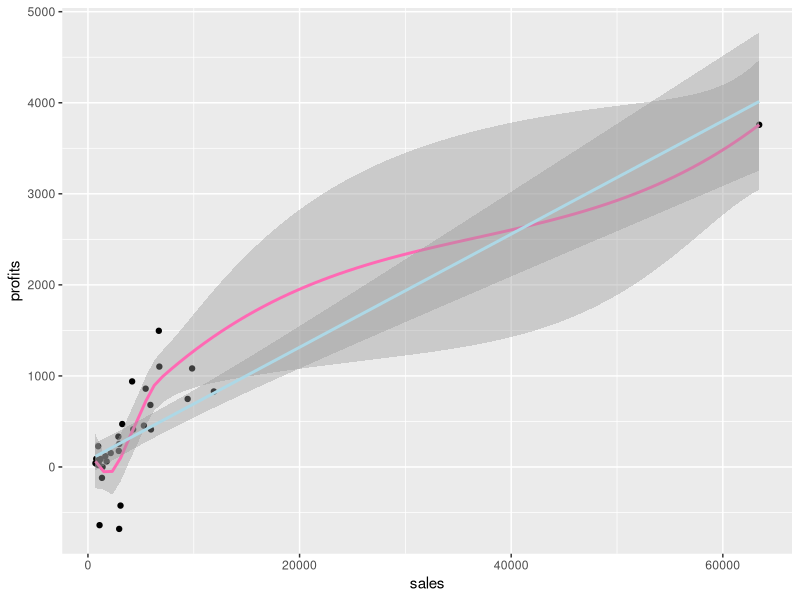
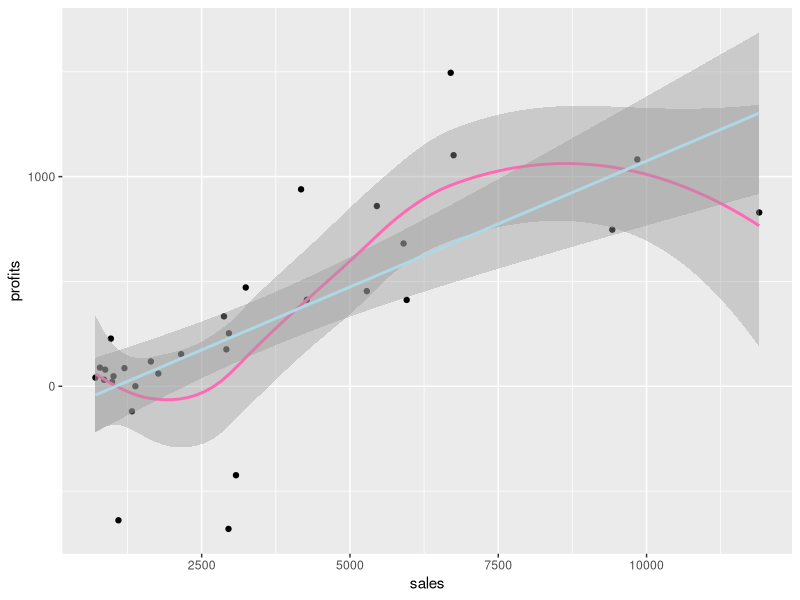
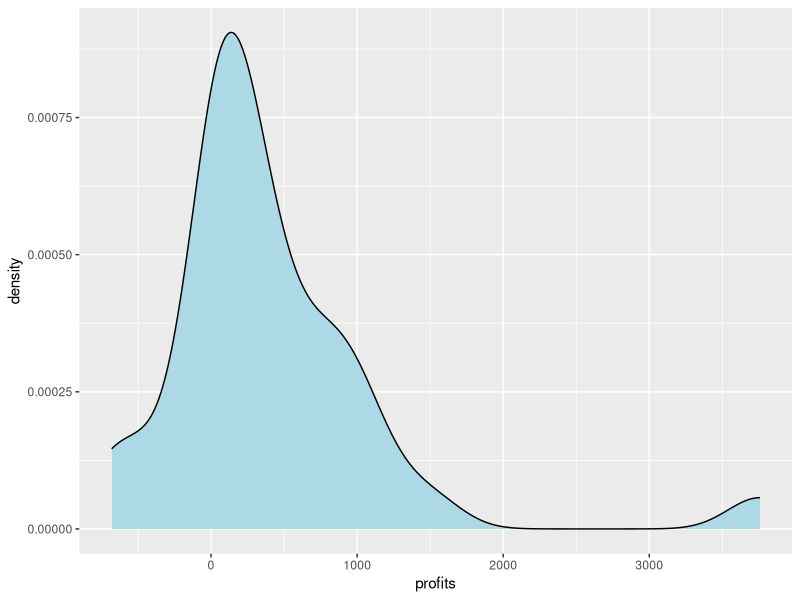
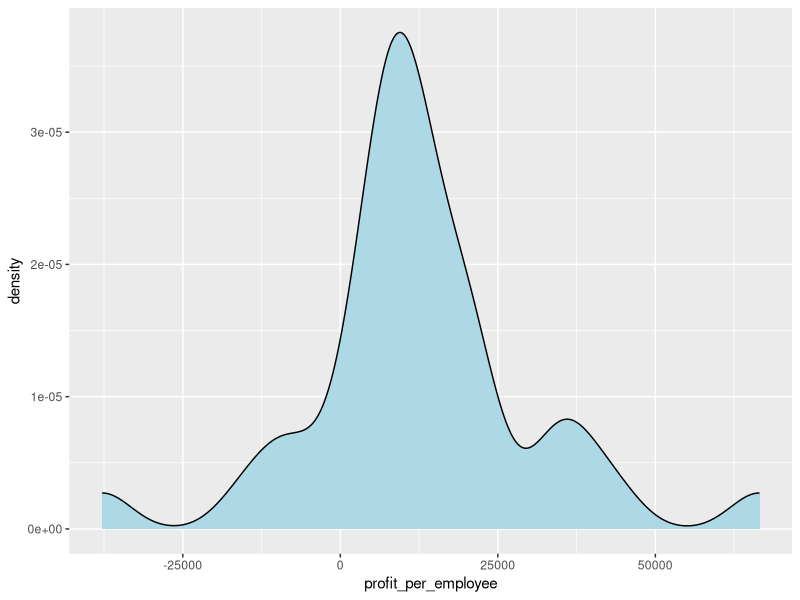
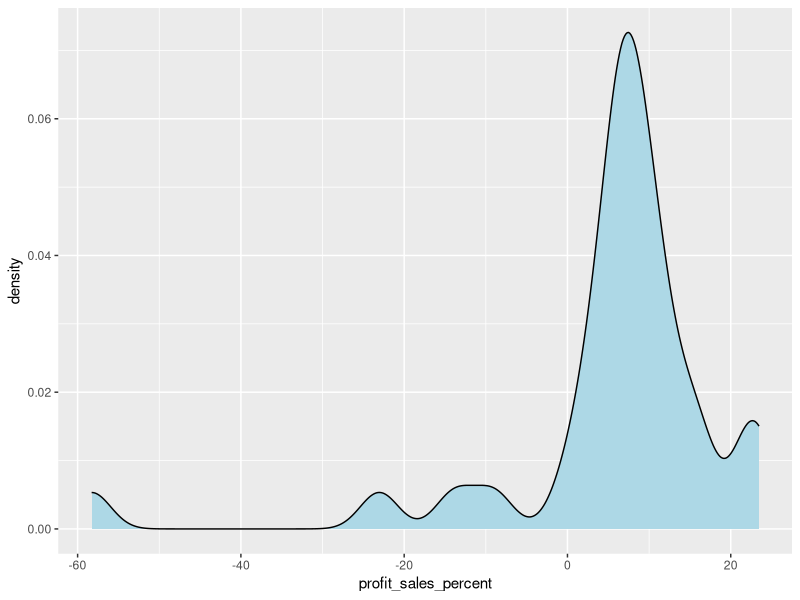
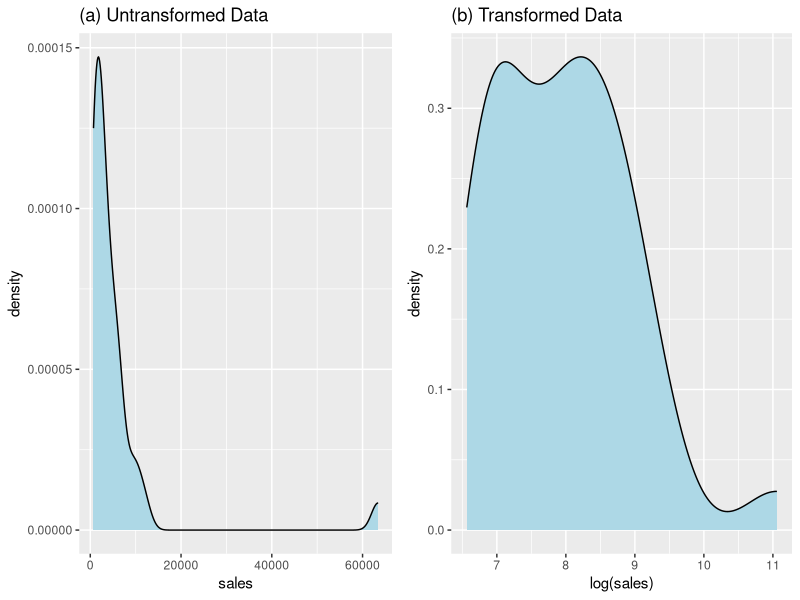

Here is the R script that generated these plots, in order:
## ---- chunk 1
knitr::opts_chunk$set(echo = FALSE)
library(tidyverse)
library(readxl)
library(gridExtra)
## ---- chunk 2
companies <- read_excel("Companies.xlsx")
## ---- chunk 3
companies %>% glimpse()
## ---- chunk 4
companies %>% 
  ggplot(aes(x = sales, y = profits)) +
    geom_point() +
    geom_smooth(color = "hotpink") +
    geom_smooth(method = "lm", color = "lightblue")
## ---- chunk 5
lm(profits ~ sales, data = companies) %>% 
  summary()
## ---- chunk 6
companies %>% 
  filter(sales < max(sales)) %>% 
  ggplot(aes(x = sales, y = profits)) +
    geom_point() +
    geom_smooth(color = "hotpink") +
    geom_smooth(method = "lm", color = "lightblue")
## ---- chunk 7
lm(profits ~ sales, data = companies %>% filter(sales < max(sales))) %>%
  summary()
## ---- chunk 8
companies %>%
  ggplot(aes(x = profits)) +
    geom_density(fill = "lightblue")
## ---- chunk 9
companies %>%
  ggplot(aes(x = profit_per_employee)) +
    geom_density(fill = "lightblue")
## ---- chunk 10
companies %>%
  ggplot(aes(x = profit_sales_percent)) +
    geom_density(fill = "lightblue")
## ---- chunk 11
untransformed <- companies %>%
  ggplot(aes(x = sales)) +
    geom_density(fill = "lightblue") +
    labs(
      title = "(a) Untransformed Data"
    )
transformed <- companies %>%
  ggplot(aes(x = log(sales))) +
    geom_density(fill = "lightblue") +
    labs(
      title = "(b) Transformed Data"
    )
grid.arrange(untransformed, transformed, nrow = 1)
